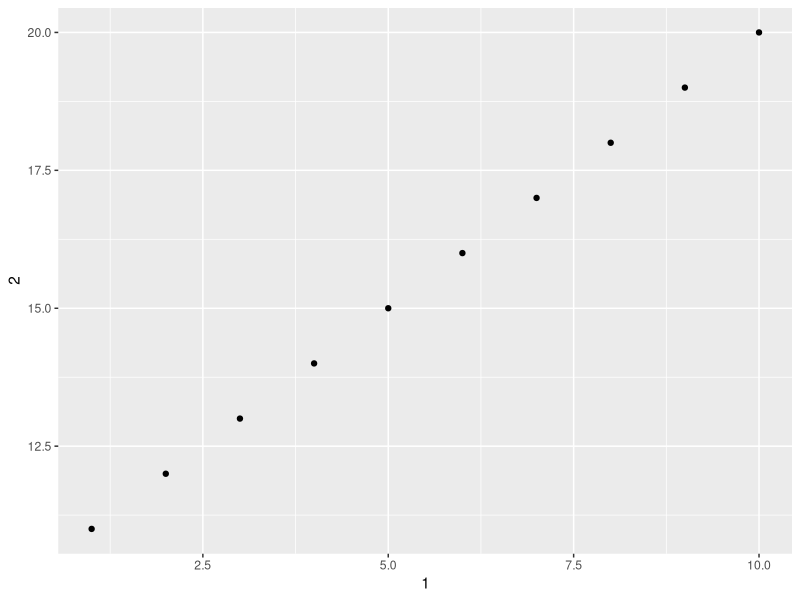

Write R code to recreate this figure.
## ---- chunk 1
library("tidyverse")
## ---- chunk 2
mtcars

## ---- chunk 3
is_tibble(mtcars)

## ---- chunk 4
as_tibble(mtcars)

## ---- chunk 5
df <- data.frame(abc = 1, xyz = "a")
df$x
df[, "xyz"]
df[, c("abc", "xyz")]
## ---- chunk 6
tbl <- as_tibble(df)
tbl$x
tbl[, "xyz"]
tbl[, c("abc", "xyz")]
## ---- chunk 7
var <- "mpg"
# Will extract the column as an atomic vector
df[[var]]
## ---- chunk 8
df <- tibble(`1` = 1:10, `2` = 11:20)
## ---- chunk 9
df %>% 
  select(1)
## ---- chunk 10
df %>% 
  ggplot(aes(x = `1`, y = `2`))+
  geom_point()
## ---- chunk 11
df %>% 
  mutate(`3` = `1` / `2`) 
## ---- chunk 12
df %>% 
  mutate(`3` = `1` / `2`) %>% 
  rename(one = `1`,
         two = `2`,
         three = `3`)
## ---- chunk 13
tibble::enframe(c(a = 5, b = 8))
## ---- chunk 14
tibble::enframe(c(a = 5:8, b = 7:10))
